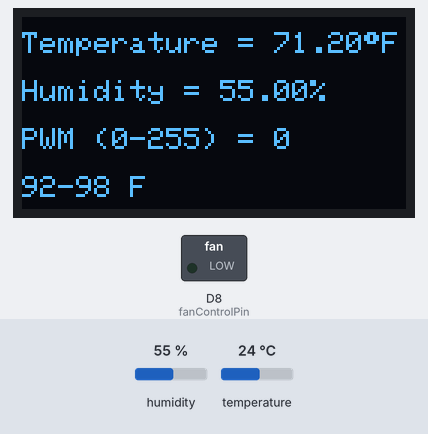
The sketch below on a simulated Arduino Nano 33 BLE. On the bench: 128×64 one-colour display, switched loads named in the sketch (green lamp = pin HIGH). The test bench sets the inputs (shaded band); at power-on: temperature 24 °C, humidity 55 %.

Above: at 1.2 s.
1.3 s: temperature set to 35.8 °C
At 3.3 s:
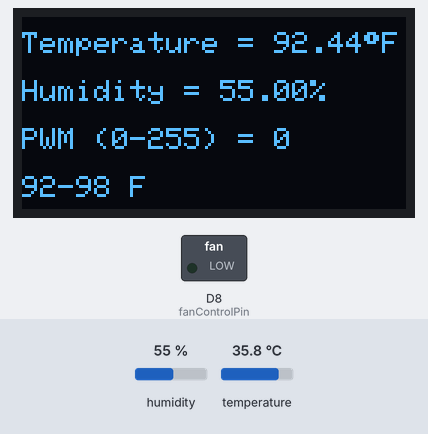
3.6 s: temperature set to 36.5 °C
At 4.7 s:
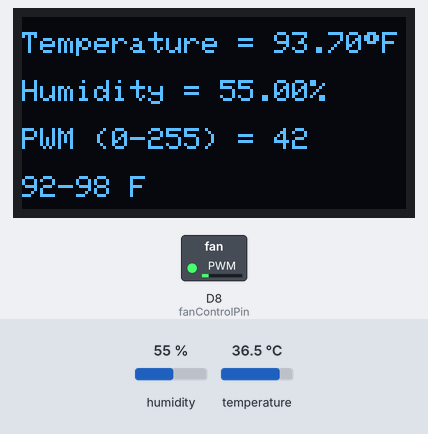
5.7 s: temperature set to 37.3 °C
At 7.3 s:
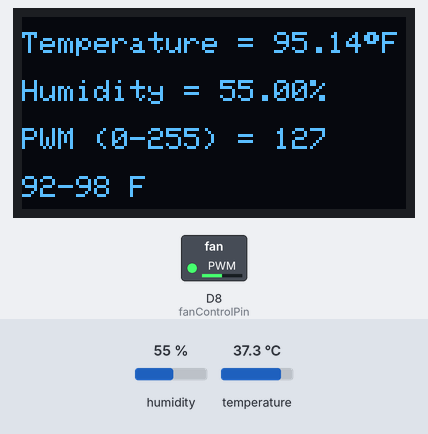
7.7 s: temperature set to 37.8 °C
At 8.7 s:
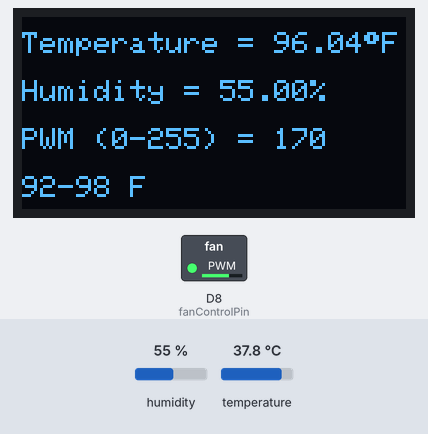
9.8 s: temperature set to 41 °C
At 11.3 s:
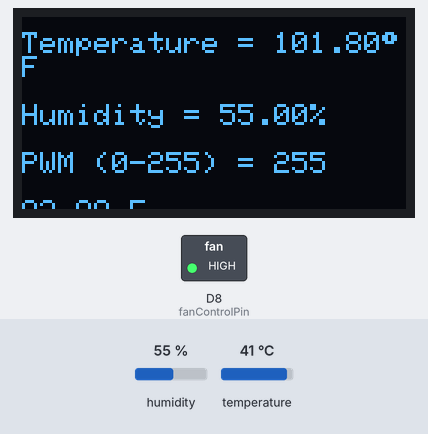
11.8 s: humidity set to 22 %
At 13.9 s:
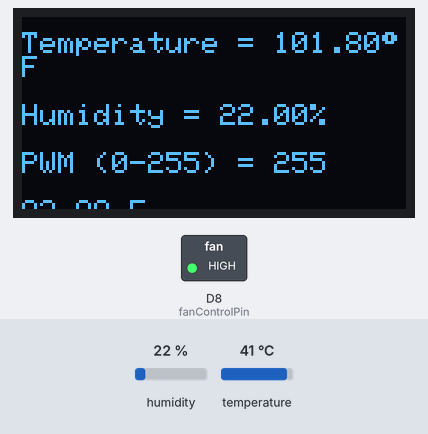
Timing chart, 0 to 14.9 s (numbered marks = the images above; inputs shaded):
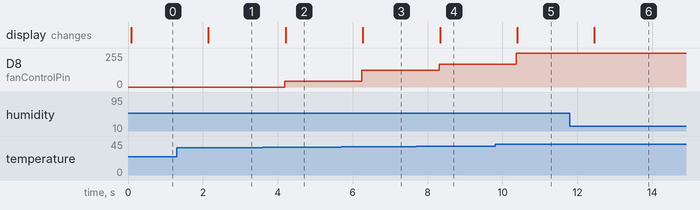

The sketch:

Inverter_Fan_Temp_Controller.ino
```cpp
#include <SPI.h>
#include <Wire.h>
#include <Adafruit_GFX.h>
#include <Adafruit_SSD1306.h>
#include <Arduino_HTS221.h>

#define SCREEN_WIDTH 128 // OLED display width, in pixels
#define SCREEN_HEIGHT 64 // OLED display height, in pixels

// Declaration for an SSD1306 display connected to I2C (SDA, SCL pins)
// The pins for I2C are defined by the Wire-library.
// On an arduino UNO:       A4(SDA), A5(SCL)
// On an arduino MEGA 2560: 20(SDA), 21(SCL)
// On an arduino LEONARDO:   2(SDA),  3(SCL), ...
#define OLED_RESET     4 // Reset pin # (or -1 if sharing Arduino reset pin)
#define SCREEN_ADDRESS 0x3C ///< See datasheet for Address; 0x3D for 128x64, 0x3C for 128x32
Adafruit_SSD1306 display(SCREEN_WIDTH, SCREEN_HEIGHT, &Wire, OLED_RESET);

const int fanControlPin = 8;
const int OFFSET = 4;
int count = 0;
unsigned long startTime;
int rpm;

void setup() {
  Serial.begin(9600);

  // SSD1306_SWITCHCAPVCC = generate display voltage from 3.3V internally
  if (!display.begin(SSD1306_SWITCHCAPVCC, SCREEN_ADDRESS)) {
    Serial.println(F("SSD1306 allocation failed"));
    for (;;); // Don't proceed, loop forever
  }

  if (!HTS.begin()) {
    Serial.println("Failed to initialize humidity temperature sensor!");
    while (1);
  }

  // Clear the buffer
  display.clearDisplay();
  display.display();
  display.setRotation(2);

  pinMode(fanControlPin, OUTPUT);
  analogWrite(fanControlPin, 0);
}

void loop() {
  // Passing in FAHRENHEIT as the unit parameter to ENV.readTemperature(...),
  // allows you to read the sensor values in imperial units
  float temperature = HTS.readTemperature(FAHRENHEIT);
  temperature = temperature - OFFSET;
  float humidity    = HTS.readHumidity();

  int pwm = map(int(temperature), 92, 98, 0, 255);
  pwm = constrain(pwm, 0, 255);
  analogWrite(fanControlPin, pwm);

  display.clearDisplay();
  display.setTextSize(1);      // Normal 1:1 pixel scale
  display.setTextColor(SSD1306_WHITE); // Draw white text
  display.setCursor(0, 5);     // Start at top-left corner

  display.print("Temperature = "); display.print(temperature); display.print((char)247); display.println("F");
  display.println();
  display.print("Humidity = "); display.print(humidity); display.println("%");
  display.println();
  display.print("PWM (0-255) = "); display.println(pwm);
  display.println();
  display.println("92-98 F");
  display.display();
  delay(1000);
}

void counter() {
  count++;
}
```

Measured:
- the behaviour switches between 36.6 and 36.7 °C on temperature (found by bisection; images 2 and 3)
- after the input at 1.3 s, the display: changes after 0.85 s (image 1)
- after the input at 3.6 s, D8 (fanControlPin): 0/255 → 42/255 after 0.58 s; the display: changes after 0.61 s (image 2)
- after the input at 5.7 s, D8 (fanControlPin): 42/255 → 127/255 after 0.55 s; the display: changes after 0.57 s (image 3)
- after the input at 7.7 s, D8 (fanControlPin): 127/255 → 170/255 after 0.61 s; the display: changes after 0.63 s (image 4)
- after the input at 9.8 s, D8 (fanControlPin): 170/255 → 255/255 after 0.57 s; the display: changes after 0.59 s (image 5)
- after the input at 11.8 s, the display: changes after 0.66 s (image 6)
